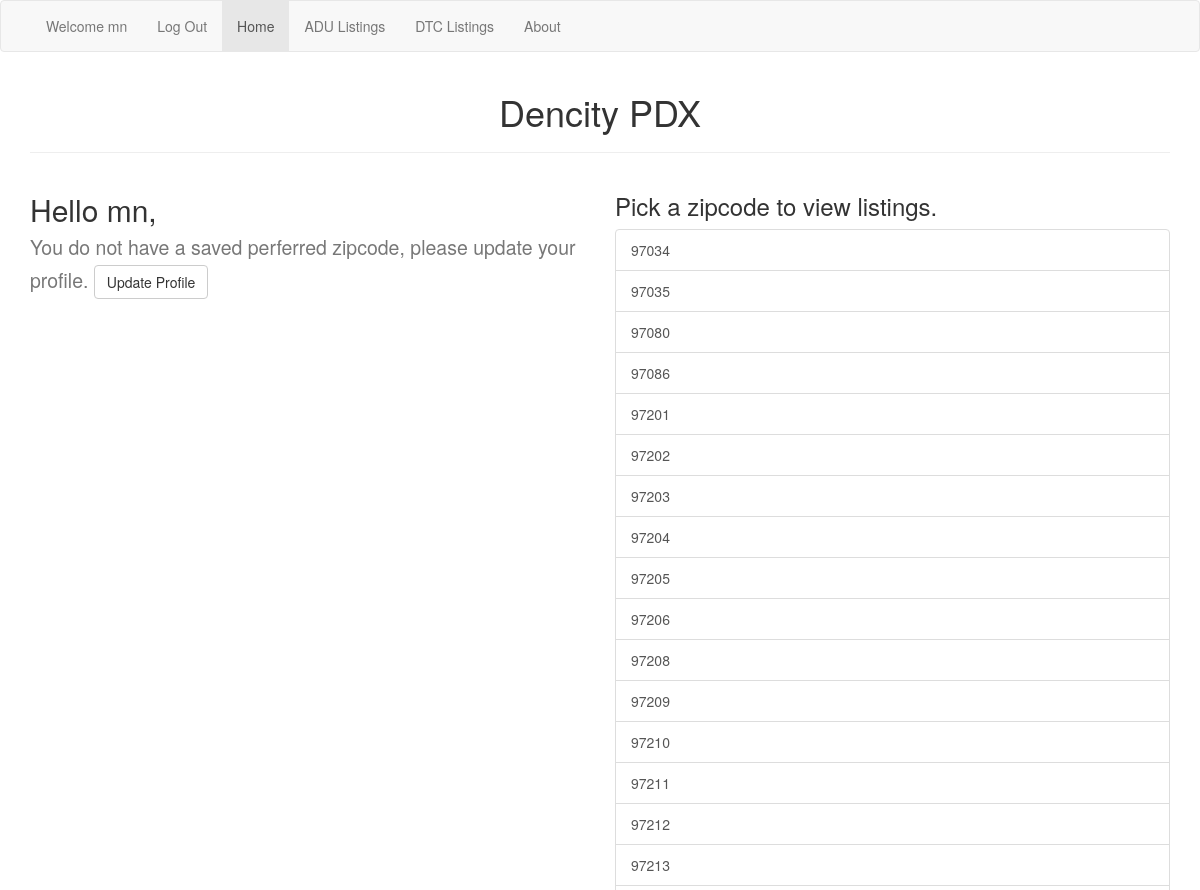
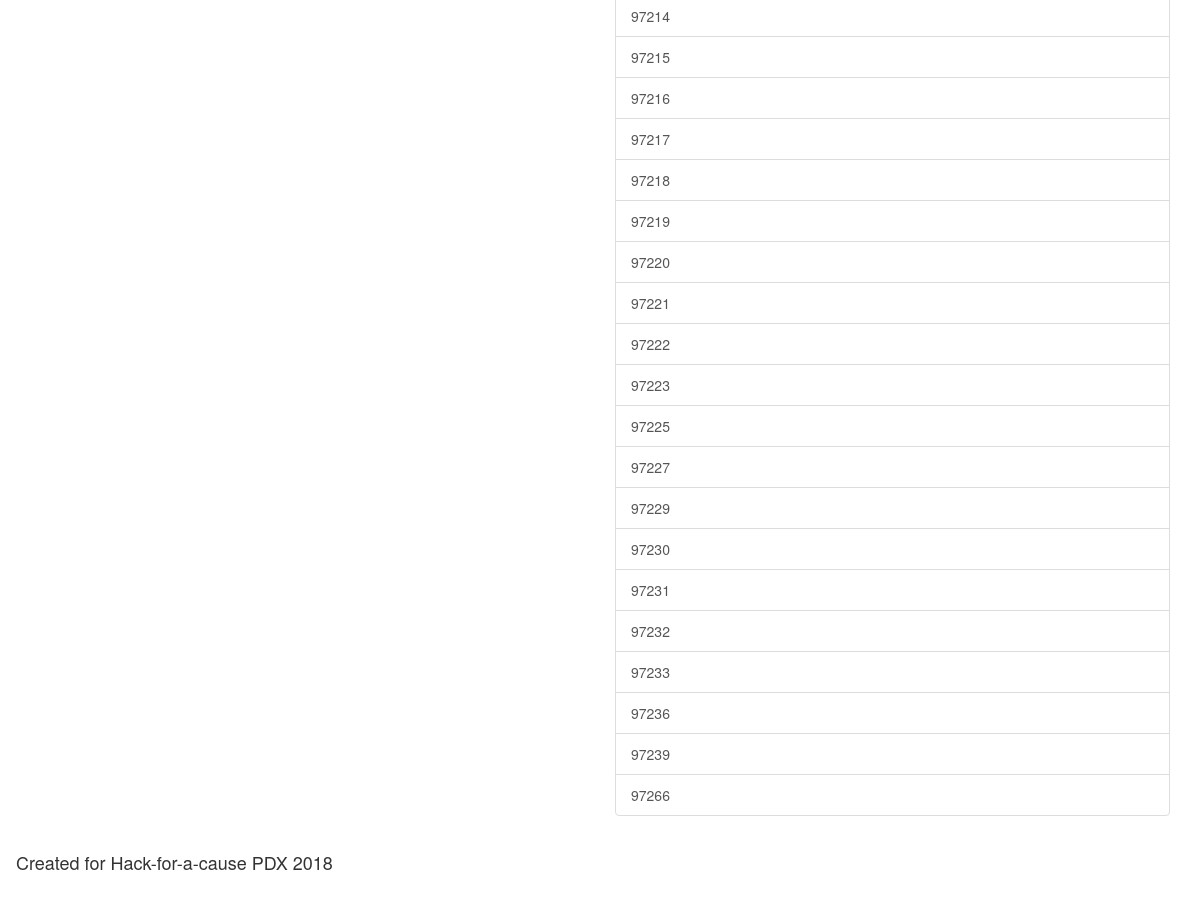
/adulistings/ (signed in), run on the app's committed database (2 pictures, top to bottom).
### ll_app/models.py (models this page shows)
class Zipcode(models.Model):
    zipcode = models.CharField(max_length=20)
    def __str__(self):
        return self.zipcode

### ll_app/views.py (the view)
# urls.py: re_path(r'^adulistings/$', AdulistingView.as_view(), name='adulisting_view'),
class AdulistingView(ListView):
    template_name = "ll_app/adu_listings.html"
    model = ListingType
    def get_queryset(self):
        return ListingType.objects.filter(parent=None)
    def get_context_data(self, **kwargs):
        context = super().get_context_data(**kwargs)
        context['zips'] = Zipcode.objects.all()
        if self.request.user.is_authenticated:
            context["profile"] = Profile.objects.get(user=self.request.user)
        else:
            context["login_form"] = AuthenticationForm()
        return context

### ll_app/templates/ll_app/adu_listings.html (shortened to what this page needs)
{% extends "base.html" %}
{% block body %}
    <h1 class="text-center">Dencity PDX</h1>
    <hr>
    <div class="row">
        <div class="col-md-6">
            {% if request.user.is_authenticated %}
            <h2>Hello {{ request.user }},
                {% if profile.profile_city %}
                <br><small>Would you like to go to your perferred zipcode page,
                <a href="{% url 'zipcode_list_view' profile.profile_zipcode.pk %}">{{ profile.profile_zipcode }}</a>?</small>
                {% else %}
                <br><small>You do not have a saved perferred zipcode, please update your profile.
                    <a class="btn btn-default" href="{% url 'profile_view' %}">Update Profile</a></small>
                {% endif %}
            </h2>
            {% endif %}
        </div>
        <div class="col-md-6">
            <h3>Pick a zipcode to view listings.</h3>
            <div class="list-group">
                {% for zipcode in zips %}
                <a href="{% url 'zipcode_list_view' zipcode.pk %}" class="list-group-item">{{ zipcode }}</a>
                {% endfor %}
            </div>
        </div>
    </div>
{% endblock %}

### templates/base.html (shortened to what this page needs)
{% load staticfiles %}
<!DOCTYPE html>
<html lang="en" dir="ltr">
<head>
  <link rel="stylesheet" href="https://maxcdn.bootstrapcdn.com/bootstrap/3.3.7/css/bootstrap.min.css">
</head>
<body>
  <nav class="navbar navbar-default narbar-static-top">
    <div class="container-fluid">
      <a class="navbar-brand" href="#">
      </a>
        <ul class="nav navbar-nav">
          {% if request.user.is_authenticated %}
          <li> <a href="#">Welcome {{ request.user }}</a></li>
          <li> <a href="{% url 'logout' %}?next={% url 'index_view' %}">Log Out</a></li>
          {% else %}
          <li><a href="{% url 'register_view' %}">Get an account</a></li>
          <li><a href="{% url 'login' %}">Login</a></li>
          {% endif %}
          <li class="active"><a href="{% url 'index_view' %}">Home<span class="sr-only">(current)</span></a></li>
          <li><a href="{% url 'adulisting_view' %}">ADU Listings</a></li>
          <li><a href="/category/1">DTC Listings</a></li>
        <ul class="nav navbar-nav navbar-right">
          <li><a href="{# % url 'about_view' %}">About</a></li>
        </ul>
      </ul>
    </div>
  </nav>
  <div class="container">
    {% block body %}{% endblock %}
  </div>
  <nav class="navbar navbar-bottom justify-content-center">
    <div class="mx-auto order-0">
      <p class="navbar-brand mx-auto"> Created for Hack-for-a-cause PDX 2018 </p>
    </div>
  </nav>
</body>
</html>

### data on the page
Zipcode: zipcode "97034"
Zipcode: zipcode "97035"
Zipcode: zipcode "97080"
Zipcode: zipcode "97086"
Zipcode: zipcode "97201"
Zipcode: zipcode "97202"
Zipcode: zipcode "97203"
Zipcode: zipcode "97204"
Zipcode: zipcode "97205"
Zipcode: zipcode "97206"
Zipcode: zipcode "97208"
Zipcode: zipcode "97209"
Zipcode: zipcode "97210"
Zipcode: zipcode "97211"
Zipcode: zipcode "97212"
Zipcode: zipcode "97213"
Zipcode: zipcode "97214"
Zipcode: zipcode "97215"
Zipcode: zipcode "97216"
Zipcode: zipcode "97217"
Zipcode: zipcode "97218"
Zipcode: zipcode "97219"
Zipcode: zipcode "97220"
Zipcode: zipcode "97221"
Zipcode: zipcode "97222"
Zipcode: zipcode "97223"
Zipcode: zipcode "97225"
Zipcode: zipcode "97227"
Zipcode: zipcode "97229"
Zipcode: zipcode "97230"
Zipcode: zipcode "97231"
Zipcode: zipcode "97232"
Zipcode: zipcode "97233"
Zipcode: zipcode "97236"
Zipcode: zipcode "97239"
Zipcode: zipcode "97266"

### other printed values
{{ request.user }} "mn"
